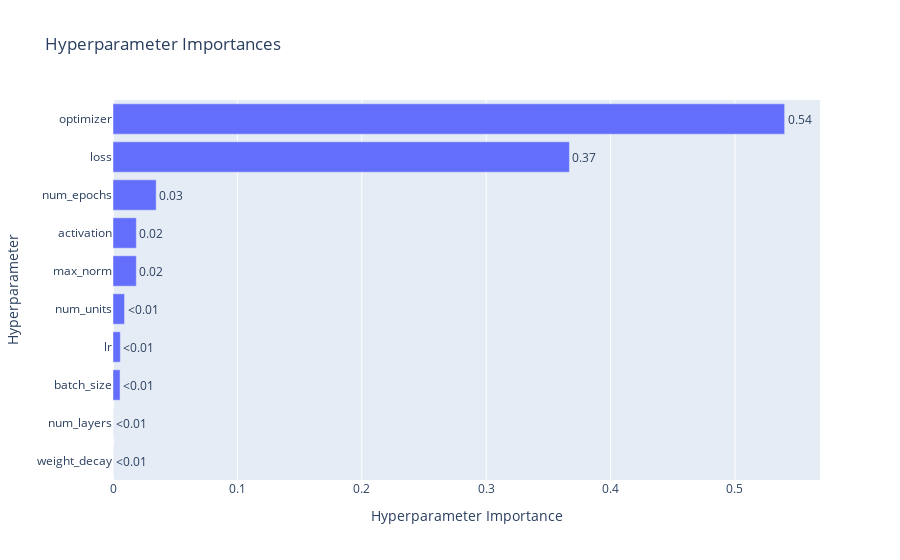
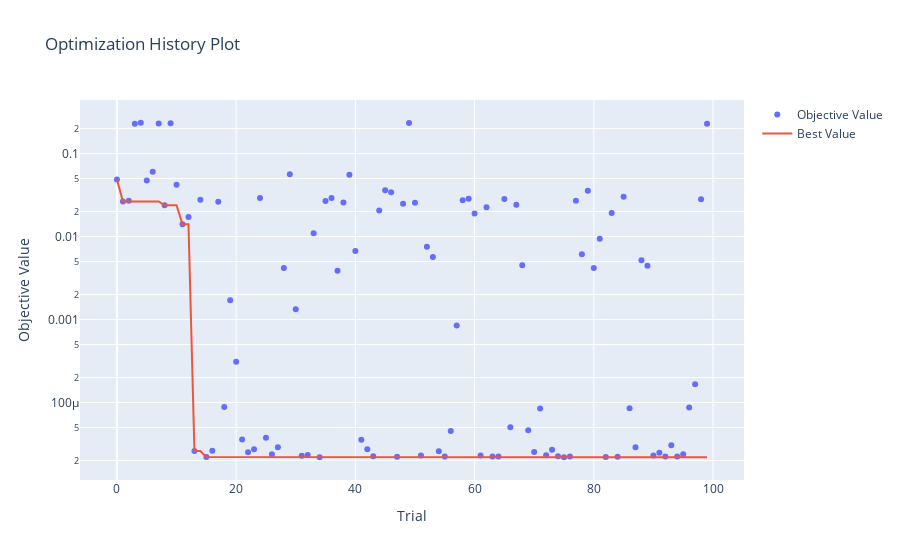

Notebook source saved alongside these figures, in order:
### Code cell
# Visualize optimization results
if HYPER_PARAMS_OPT == True:
    fig = optuna.visualization.plot_param_importances(study)
    fig.show()

    fig = optuna.visualization.plot_optimization_history(study)
    # Set y-axis to log scale
    fig.update_yaxes(type="log")
    fig.show()

### Figure 1 — Plotly figure (JSON) as saved in the notebook; plotly's stock layout.template omitted (floating-point values rounded to 4 significant figures)
{"data": [{"cliponaxis": false, "hovertemplate": ["weight_decay (FloatDistribution): 3.3708891088471406e-05<extra></extra>", "num_layers (IntDistribution): 4.802198330626915e-05<extra></extra>", "batch_size (IntDistribution): 0.005664866585773831<extra></extra>", "lr (FloatDistribution): 0.005883404416797451<extra></extra>", "num_units (IntDistribution): 0.009281058372555056<extra></extra>", "max_norm (FloatDistribution): 0.018743793492425147<extra></extra>", "activation (CategoricalDistribution): 0.018755676160270157<extra></extra>", "num_epochs (IntDistribution): 0.034709534986941494<extra></extra>", "loss (CategoricalDistribution): 0.3669325672838402<extra></extra>", "optimizer (CategoricalDistribution): 0.5399473678270018<extra></extra>"], "name": "Objective Value", "orientation": "h", "text": ["<0.01", "<0.01", "<0.01", "<0.01", "<0.01", "0.02", "0.02", "0.03", "0.37", "0.54"], "textposition": "outside", "type": "bar", "x": [3.371e-05, 4.802e-05, 0.005665, 0.005883, 0.009281, 0.01874, 0.01876, 0.03471, 0.3669, 0.5399], "y": ["weight_decay", "num_layers", "batch_size", "lr", "num_units", "max_norm", "activation", "num_epochs", "loss", "optimizer"]}], "layout": {"title": {"text": "Hyperparameter Importances"}, "xaxis": {"title": {"text": "Hyperparameter Importance"}}, "yaxis": {"title": {"text": "Hyperparameter"}}}}

### Figure 2 — Plotly figure (JSON) as saved in the notebook; plotly's stock layout.template omitted (floating-point values rounded to 4 significant figures)
{"data": [{"mode": "markers", "name": "Objective Value", "type": "scatter", "x": [0, 1, 2, 3, 4, 5, 6, 7, 8, 9, 10, 11, 12, 13, 14, 15, 16, 17, 18, 19, 20, 21, 22, 23, 24, 25, 26, 27, 28, 29, 30, 31, 32, 33, 34, 35, 36, 37, 38, 39, 40, 41, 42, 43, 44, 45, 46, 47, 48, 49, 50, 51, 52, 53, 54, 55, 56, 57, 58, 59, 60, 61, 62, 63, 64, 65, 66, 67, 68, 69, 70, 71, 72, 73, 74, 75, 76, 77, 78, 79, 80, 81, 82, 83, 84, 85, 86, 87, 88, 89, 90, 91, 92, 93, 94, 95, 96, 97, 98, 99], "y": [0.04879, 0.02652, 0.02709, 0.2294, 0.2351, 0.04726, 0.0605, 0.2308, 0.02379, 0.2321, 0.04217, 0.01409, 0.01726, 2.612e-05, 0.02784, 2.209e-05, 2.618e-05, 0.02618, 8.858e-05, 0.001705, 0.00031, 3.594e-05, 2.51e-05, 2.732e-05, 0.02907, 3.778e-05, 2.391e-05, 2.891e-05, 0.004191, 0.05645, 0.001336, 2.291e-05, 2.327e-05, 0.01097, 2.192e-05, 0.02677, 0.02917, 0.003862, 0.02567, 0.05563, 0.006704, 3.555e-05, 2.744e-05, 2.25e-05, 0.02065, 0.03618, 0.03411, 2.228e-05, 0.02482, 0.2342, 0.02555, 2.294e-05, 0.007558, 0.005687, 2.591e-05, 2.243e-05, 4.537e-05, 0.0008475, 0.02732, 0.02852, 0.01902, 2.294e-05, 0.02258, 2.241e-05, 2.239e-05, 0.02838, 5.056e-05, 0.02417, 0.004503, 4.632e-05, 2.543e-05, 8.469e-05, 2.312e-05, 2.704e-05, 2.255e-05, 2.2e-05, 2.24e-05, 0.02701, 0.006125, 0.03573, 0.00417, 0.00944, 2.201e-05, 0.01921, 2.225e-05, 0.03015, 8.55e-05, 2.889e-05, 0.005195, 0.004461, 2.3e-05, 2.491e-05, 2.235e-05, 3.058e-05, 2.235e-05, 2.384e-05, 8.7e-05, 0.0001662, 0.02812, 0.2293]}, {"mode": "lines", "name": "Best Value", "type": "scatter", "x": [0, 1, 2, 3, 4, 5, 6, 7, 8, 9, 10, 11, 12, 13, 14, 15, 16, 17, 18, 19, 20, 21, 22, 23, 24, 25, 26, 27, 28, 29, 30, 31, 32, 33, 34, 35, 36, 37, 38, 39, 40, 41, 42, 43, 44, 45, 46, 47, 48, 49, 50, 51, 52, 53, 54, 55, 56, 57, 58, 59, 60, 61, 62, 63, 64, 65, 66, 67, 68, 69, 70, 71, 72, 73, 74, 75, 76, 77, 78, 79, 80, 81, 82, 83, 84, 85, 86, 87, 88, 89, 90, 91, 92, 93, 94, 95, 96, 97, 98, 99], "y": [0.04879, 0.02652, 0.02652, 0.02652, 0.02652, 0.02652, 0.02652, 0.02652, 0.02379, 0.02379, 0.02379, 0.01409, 0.01409, 2.612e-05, 2.612e-05, 2.209e-05, 2.209e-05, 2.209e-05, 2.209e-05, 2.209e-05, 2.209e-05, 2.209e-05, 2.209e-05, 2.209e-05, 2.209e-05, 2.209e-05, 2.209e-05, 2.209e-05, 2.209e-05, 2.209e-05, 2.209e-05, 2.209e-05, 2.209e-05, 2.209e-05, 2.192e-05, 2.192e-05, 2.192e-05, 2.192e-05, 2.192e-05, 2.192e-05, 2.192e-05, 2.192e-05, 2.192e-05, 2.192e-05, 2.192e-05, 2.192e-05, 2.192e-05, 2.192e-05, 2.192e-05, 2.192e-05, 2.192e-05, 2.192e-05, 2.192e-05, 2.192e-05, 2.192e-05, 2.192e-05, 2.192e-05, 2.192e-05, 2.192e-05, 2.192e-05, 2.192e-05, 2.192e-05, 2.192e-05, 2.192e-05, 2.192e-05, 2.192e-05, 2.192e-05, 2.192e-05, 2.192e-05, 2.192e-05, 2.192e-05, 2.192e-05, 2.192e-05, 2.192e-05, 2.192e-05, 2.192e-05, 2.192e-05, 2.192e-05, 2.192e-05, 2.192e-05, 2.192e-05, 2.192e-05, 2.192e-05, 2.192e-05, 2.192e-05, 2.192e-05, 2.192e-05, 2.192e-05, 2.192e-05, 2.192e-05, 2.192e-05, 2.192e-05, 2.192e-05, 2.192e-05, 2.192e-05, 2.192e-05, 2.192e-05, 2.192e-05, 2.192e-05, 2.192e-05]}, {"marker": {"color": "#cccccc"}, "mode": "markers", "name": "Infeasible Trial", "showlegend": false, "type": "scatter", "x": [], "y": []}], "layout": {"title": {"text": "Optimization History Plot"}, "xaxis": {"title": {"text": "Trial"}}, "yaxis": {"title": {"text": "Objective Value"}, "type": "log"}}}
